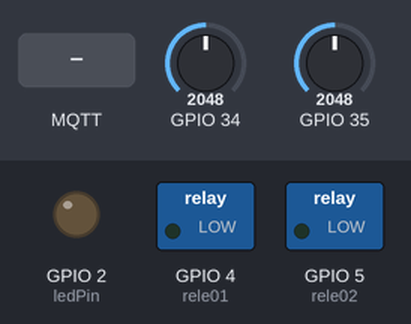
Bench run of a sketch on a simulated ESP32. Parts: switched loads named in the sketch (green lamp = pin HIGH), output pins drawn as LEDs (lit = HIGH). The test bench sets the inputs (shaded band); at power-on: GPIO 34 = 2048, GPIO 35 = 2048. WiFi joins after 1.5 s; servers stay silent unless stated; no MQTT or app messages arrive unless stated; what the sketch prints to the serial monitor is not drawn.

Above: at 2.8 s.
2.9 s: MQTT message "on" arrives on the first subscribed topic
At 4.2 s:
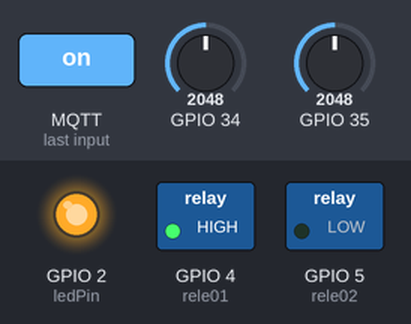
At 9.2 s:
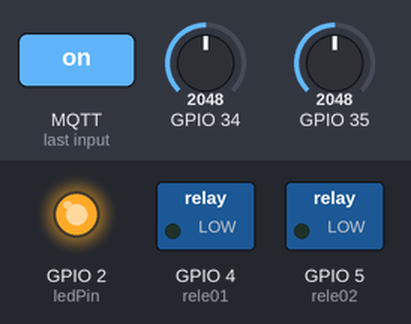
Timing chart, 0 to 19.3 s (numbered marks = the images above; inputs shaded):
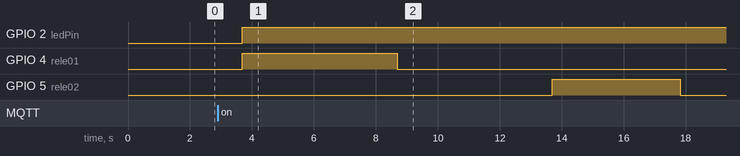

Measured:
- after the input at 2.9 s, GPIO 2 (ledPin): LOW → HIGH after 0.79 s; GPIO 4 (rele01): LOW → HIGH after 0.79 s, → LOW 5.0 s later; GPIO 5 (rele02): LOW → HIGH after 10.8 s, → LOW 4.1 s later

The sketch:

ivtracer_esp32.ino
```cpp
#include <WiFi.h>
#include <PubSubClient.h>
#include <Wire.h>

const char* ssid = "wIFRN-IoT";
const char* password = "deviceiotifrn";

const char* mqtt_server = "10.44.1.35";


WiFiClient espClient;
PubSubClient client(espClient);
long lastMsg = 0;

const int ledPin = 2;
const int rele01 = 4;
const int rele02 = 5;

boolean test_run = 0;

const char* voltage_topic = "esp32/voltage";
const char* current_topic = "esp32/current";

// variaveis de amostras
const int amostras = 200;
float voltage[amostras];
float current[amostras];
float leitura_v[amostras];
float leitura_i[amostras];
float raw_volt;

void setup() {

  pinMode(rele01, OUTPUT);
  pinMode(rele02, OUTPUT);
  // Inicializa a porta serial
  Serial.begin(9600);

  delay(100);


  setup_wifi();
  client.setServer(mqtt_server, 1883);
  client.setCallback(callback);
  pinMode(ledPin, OUTPUT);
}

void setup_wifi() {
  delay(10);
  // We start by connecting to a WiFi network
  Serial.println();
  Serial.print("Connecting to ");
  Serial.println(ssid);

  WiFi.begin(ssid, password);

  while (WiFi.status() != WL_CONNECTED) {
    delay(500);
    Serial.print(".");
  }

  Serial.println("");
  Serial.println("WiFi connected");
  Serial.println("IP address: ");
  Serial.println(WiFi.localIP());
}


void callback(char* topic, byte* message, unsigned int length) {
  Serial.print("Message arrived on topic: ");
  Serial.print(topic);
  Serial.print(". Message: ");
  String messageTemp;

  for (int i = 0; i < length; i++) {
    Serial.print((char)message[i]);
    messageTemp += (char)message[i];
  }
  Serial.println();

  // Feel free to add more if statements to control more GPIOs with MQTT

  // If a message is received on the topic esp32/output, you check if the message is either "on" or "off".
  // Changes the output state according to the message
  if (String(topic) == "esp01/led") {
    Serial.print("Changing output to ");
    if(messageTemp == "on"){
      Serial.println("on");
      digitalWrite(ledPin, HIGH);
      test_run = 1;
    }
    else if(messageTemp == "off"){
      Serial.println("off");
      digitalWrite(ledPin, LOW);
    }
  }
}


void reconnect() {
  // Loop until we're reconnected
  while (!client.connected()) {
    Serial.print("Attempting MQTT connection...");
    // Attempt to connect
    if (client.connect("ESP8266Client")) {
      Serial.println("connected");
      // Subscribe
      client.subscribe("esp01/led");
    } else {
      Serial.print("failed, rc=");
      Serial.print(client.state());
      Serial.println(" try again in 5 seconds");
      // Wait 5 seconds before retrying
      delay(5000);
    }
  }
}
void loop() {

  if (!client.connected()) {
    reconnect();
  }
  client.loop();


  if(test_run) {
    carregaCapacitor();
    test_run = 0;
  }


  // Aguarda um pouco antes de começar tudo de novo
  delay(2000);


}

void carregaCapacitor(){
  digitalWrite(rele01, HIGH);  // DESCARREGA CAP
  digitalWrite(rele02, LOW);  //
  delay(5000);
  digitalWrite(rele01, LOW);  // CAPACITOR DESCARREGADO E ISOLADO
  digitalWrite(rele02, LOW);
  delay(5000);
  digitalWrite(rele01, LOW);  // CARREGA CAPACITOR
  digitalWrite(rele02, HIGH);
  //delayMicroseconds(500);
  for (int i=0; i<amostras; i++) {
      leitura_v[i]=analogRead(35);
      leitura_i[i]=analogRead(34);
      delayMicroseconds(500);
    }
  delay(4000);

  digitalWrite(rele01, LOW);  // CAPACITOR CARREGADO E ISOLADO
  digitalWrite(rele02, LOW);

  char voltString[8];
  char currString[8];

  for (int i=0; i<amostras; i++) {
    voltage[i]=leitura_v[i]*(9.0/4096.0);
    dtostrf(voltage[i], 1, 2, voltString);
    Serial.println(voltage[i]);
    client.publish(voltage_topic, voltString);
    delay(100);
  }
  for (int i=0; i<amostras; i++) {
    raw_volt = leitura_i[i]*(3.3/4096.0);
    current[i]= (1.65-raw_volt)*1000/0.185;
    dtostrf(current[i], 1, 2, currString);
    Serial.println(leitura_i[i]);
    Serial.println(current[i]);
    client.publish(current_topic, currString);
    delay(100);
  }
}
```
